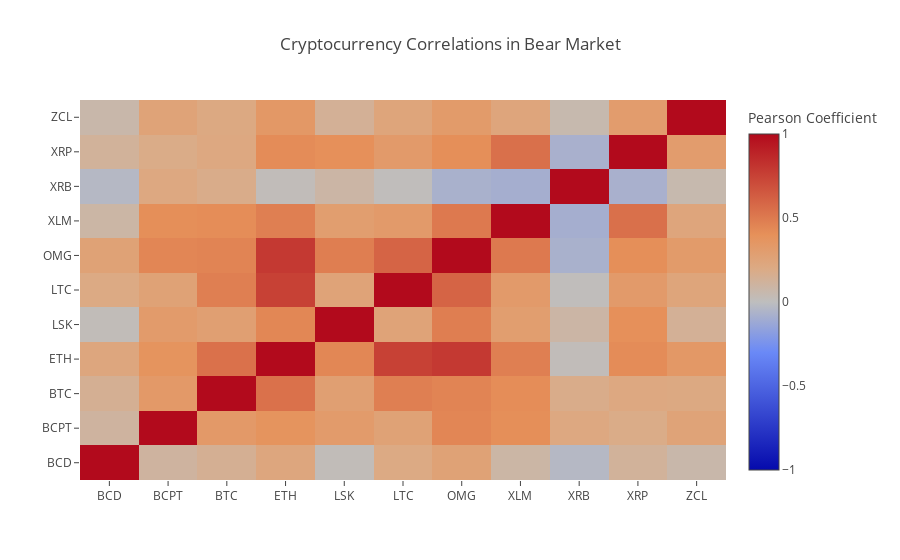

The notebook cell saved with this chart:
### Code cell
correlation_heatmap(combined_df.pct_change(), "Cryptocurrency Correlations in Bear Market")
# link of plot on plot.ly:  https://plot.ly/~vanessaliu124/5
